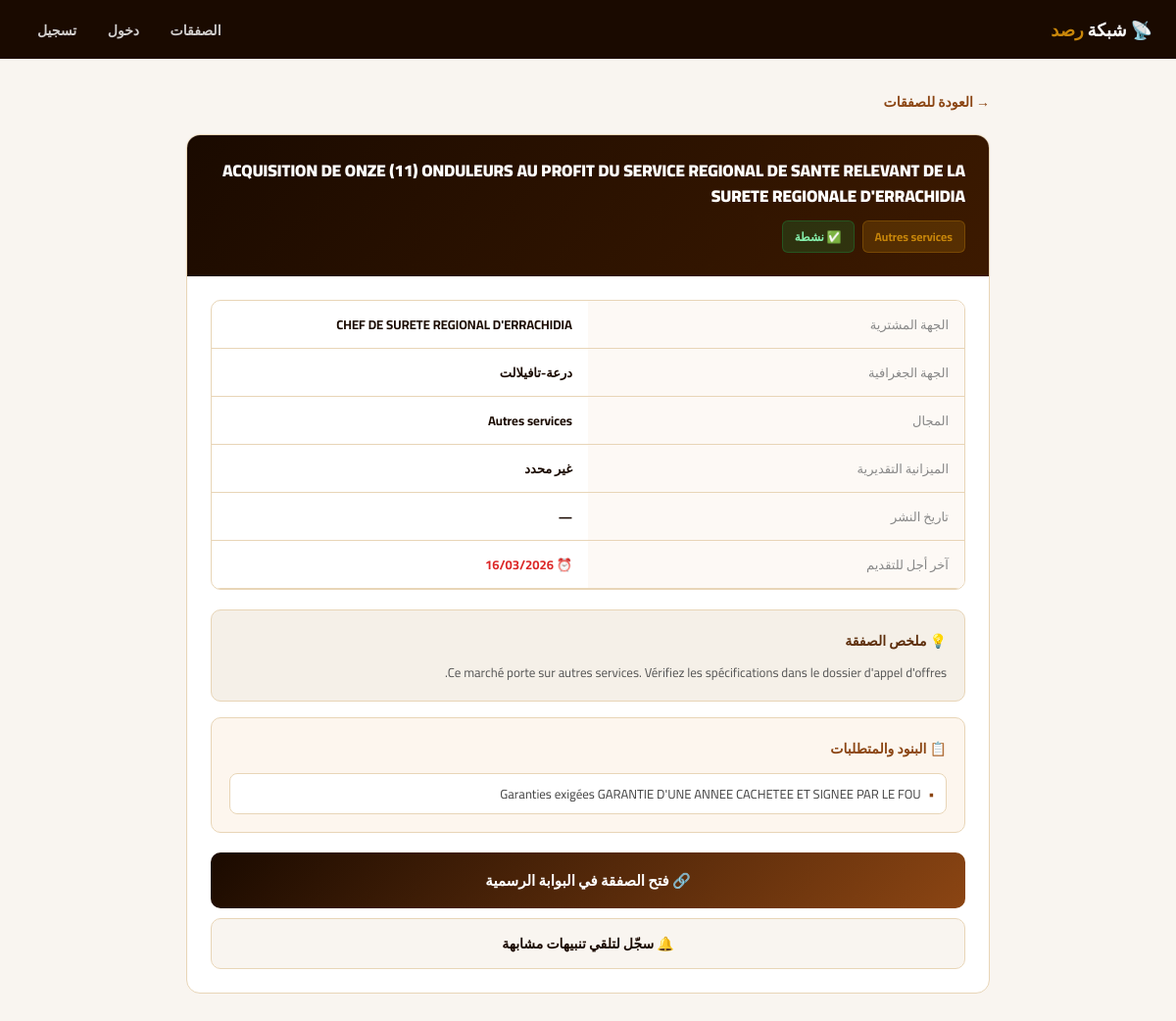
Page /tender/312989 on the committed database.
### tables this page shows
CREATE TABLE tenders (
        id TEXT PRIMARY KEY, objet TEXT, acheteur TEXT,
        region TEXT, ville TEXT, domaine TEXT, montant TEXT,
        date_publication TEXT, date_limite TEXT, description TEXT,
        clauses TEXT, summary TEXT, statut TEXT DEFAULT 'actif',
        url TEXT, date_extraction TEXT
    );

### main.py (the view)
@app.get("/tender/{tid}", response_class=HTMLResponse)
async def tender_detail(request: Request, tid: str):
    t = DB.execute("SELECT * FROM tenders WHERE id=?", (tid,)).fetchone()
    if not t: raise HTTPException(404)
    t = dict(t)
    clauses   = []
    try: clauses = json.loads(t['clauses'] or '[]')
    except: pass
    suppliers = get_suppliers(t['domaine']) if t['domaine'] in GOODS_DOMAINS else []
    return templates.TemplateResponse("tender_public.html", {
        "request": request, "tender": t, "clauses": clauses,
        "suppliers": suppliers, "REGIONS": REGIONS, "DOMAINS_AR": DOMAINS_AR,
    })

### templates/tender_public.html (shortened to what this page needs)
<!DOCTYPE html>
<html lang="ar" dir="rtl">
<head>
</head>
<body>
<nav>
  <div class="logo">📡 شبكة <span>رصد</span></div>
  <div class="nav-links">
    <a href="/tenders">الصفقات</a>
    <a href="/login">دخول</a>
    <a href="/register">تسجيل</a>
  </div>
</nav>
<div class="container">
  <a href="/tenders" class="back">→ العودة للصفقات</a>
  <div class="card">
    <div class="card-header">
      <h1>{{ tender.objet }}</h1>
      <div class="badges">
        <span class="badge badge-domain">{{ tender.domaine }}</span>
        {% if tender.statut == 'annule' %}
          <span class="badge badge-cancelled">❌ ملغاة</span>
        {% else %}
          <span class="badge badge-active">✅ نشطة</span>
        {% endif %}
      </div>
    </div>
    <div class="card-body">
      <div class="info-grid">
        <div class="info-label">الجهة المشترية</div>
        <div class="info-value">{{ tender.acheteur or '—' }}</div>
        <div class="info-label">الجهة الجغرافية</div>
        <div class="info-value">{{ REGIONS.get(tender.region, {}).get('ar', tender.region) or '—' }}</div>
        <div class="info-label">المجال</div>
        <div class="info-value">{{ tender.domaine }}</div>
        <div class="info-label">الميزانية التقديرية</div>
        <div class="info-value">{{ tender.montant or 'غير محدد' }}</div>
        <div class="info-label">تاريخ النشر</div>
        <div class="info-value">{{ tender.date_publication or '—' }}</div>
        <div class="info-label">آخر أجل للتقديم</div>
        <div class="info-value deadline">⏰ {{ tender.date_limite or '—' }}</div>
      </div>
      {% if tender.summary %}
      <div class="summary-box">
        <h3>💡 ملخص الصفقة</h3>
        <p>{{ tender.summary }}</p>
      </div>
      {% endif %}
      {% if clauses %}
      <div class="section-box">
        <h3>📋 البنود والمتطلبات</h3>
        <ul>{% for c in clauses %}<li>{{ c }}</li>{% endfor %}</ul>
      </div>
      {% endif %}
      {% if tender.statut == 'annule' %}
      <div style="background:#fef2f2;border-radius:10px;padding:16px;border:1px solid #fecaca;text-align:center;margin-bottom:16px">
        <strong style="color:#dc2626">❌ هذه الصفقة ملغاة — لا يمكن التقديم عليها</strong>
      </div>
      {% else %}
      <a href="{{ tender.url }}" target="_blank" class="btn-main">🔗 فتح الصفقة في البوابة الرسمية</a>
      {% endif %}
      <a href="/register" class="btn-sec">🔔 سجّل لتلقي تنبيهات مشابهة</a>
    </div>
  </div>
</div>
</body>
</html>

### templates/tender_public.html (style rules this page uses)
* { margin:0;padding:0;box-sizing:border-box }
:root { --dark:#1a0a00;--brown:#8B4513;--light:#f9f5f0;--border:#e8d5b7;--gold:#C8860A }
body { font-family:'Cairo',sans-serif;background:var(--light);color:var(--dark) }
a { text-decoration:none;color:inherit }
nav { background:var(--dark);padding:0 24px;display:flex;align-items:center;justify-content:space-between;height:60px }
.logo { font-size:18px;font-weight:900;color:white }
.logo span { color:var(--gold) }
.nav-links a { color:rgba(255,255,255,.8);padding:8px 14px;border-radius:8px;font-size:14px;font-weight:600 }
.container { max-width:860px;margin:28px auto;padding:0 20px }
.back { color:var(--brown);font-size:14px;font-weight:600;display:inline-flex;align-items:center;gap:6px;margin-bottom:20px }
.card { background:white;border-radius:14px;border:1px solid var(--border);overflow:hidden;margin-bottom:20px }
.card-header { background:linear-gradient(135deg,var(--dark),#3d1a00);padding:24px;color:white }
.card-header h1 { font-size:17px;font-weight:900;line-height:1.5;margin-bottom:12px }
.badges { display:flex;gap:8px;flex-wrap:wrap }
.badge { padding:4px 12px;border-radius:6px;font-size:12px;font-weight:700 }
.badge-domain { background:rgba(200,134,10,.2);color:var(--gold);border:1px solid rgba(200,134,10,.3) }
.badge-active { background:rgba(22,163,74,.2);color:#86efac;border:1px solid rgba(22,163,74,.3) }
.card-body { padding:24px }
.info-grid { display:grid;grid-template-columns:1fr 1fr;gap:0;border:1px solid var(--border);border-radius:10px;overflow:hidden;margin-bottom:20px }
.info-label { padding:12px 16px;background:#fdf9f5;color:#888;font-size:13px;border-bottom:1px solid var(--border) }
.info-value { padding:12px 16px;font-size:13px;font-weight:700;border-bottom:1px solid var(--border) }
.info-value.deadline { color:#dc2626 }
.section-box { background:#fdf6ee;border-radius:10px;padding:18px;border:1px solid var(--border);margin-bottom:16px }
.section-box h3 { font-size:14px;font-weight:700;color:var(--brown);margin-bottom:12px }
.section-box ul { list-style:none;display:flex;flex-direction:column;gap:8px }
.section-box li { font-size:13px;color:#444;padding:8px 12px;background:white;border-radius:8px;border:1px solid var(--border);display:flex;gap:8px }
.section-box li::before { content:'•';color:var(--brown);font-weight:900 }
.summary-box { background:#f5f0e8;border-radius:10px;padding:18px;border:1px solid var(--border);margin-bottom:16px }
.summary-box h3 { font-size:14px;font-weight:700;color:#5D2E0C;margin-bottom:8px }
.summary-box p { font-size:13px;color:#555;line-height:1.7 }
.btn-main { display:block;background:linear-gradient(135deg,var(--dark),var(--brown));color:white; text-align:center;padding:14px;border-radius:10px;font-size:15px;font-weight:700;transition:.2s;margin-top:20px }
.btn-sec { display:block;background:var(--light);color:var(--dark);text-align:center; padding:12px;border-radius:10px;font-size:14px;font-weight:600;border:1.5px solid var(--border);margin-top:10px }

### rows in the picture
tenders: objet "ACQUISITION DE ONZE (11) ONDULEURS AU PROFIT DU SERVICE REGIONAL DE SANTE RELEVANT DE LA SURETE REGIONALE D'ERRACHIDIA", domaine "Autres services", acheteur "CHEF DE SURETE REGIONAL D'ERRACHIDIA", get "درعة-تافيلالت", montant "غير محدد", date_publication "—", date_limite "16/03/2026", summary "Ce marché porte sur autres services. Vérifiez les spécifications dans le dossier d'appel d'offres."

### other values in the picture
{{ c }} "Garanties exigées GARANTIE D'UNE ANNEE CACHETEE ET SIGNEE PAR LE FOU"
